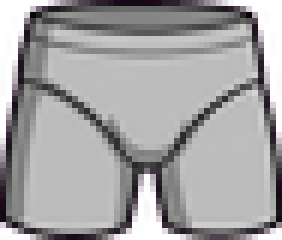
#> input picture exports/individual_png/outline_test_v1/pelvis.png, 47 x 40 px (shown 6 times larger)
$ python -i coherence.py   (imports and definitions only)
#> lines starting #> are read from the running program, lines starting #| are printed output that depends on the picture; after the words box and inside, x2 and y2 are one past the last pixel; in counts of white or black regions, pixels touching at a corner belong together
#!/usr/bin/env python3
"""coherence.py — audita os seis invariantes de coerência do pacote (ADR-0007).

    python tools/coherence.py --registry production/asset_registry.json \
        --parts exports/individual_png/parts_body_v1 \
        --out production/coherence_report.json

C1 escala · C2 proporção · C3 contorno · C4 paleta · C5 half-shadow · C6 estrutura
Não corrige nada: mede e reprova.
"""
from __future__ import annotations

import argparse
import colorsys
import json
from pathlib import Path

import numpy as np
from PIL import Image
from scipy import ndimage

ROOT = Path(__file__).resolve().parent.parent

BACK_LAYERS = {2, 3, 4, 5, 6, 7, 8, 9}
FRONT_LAYERS = {1, 12, 13, 14, 18, 19, 20}

TOL = {
    "c1_height_u": 0.05,
    "c2_heads": (5.60, 6.20),
    "c2_joint_u": 4.0,
    "c3_line_ratio": (0.008, 0.014),  # 1,6-2,8 px @1x em 200 u
    "c4_dh": 8.0, "c4_ds": 0.10, "c4_dv": 0.10,
    "c5_half_shadow": 0.80,
}


def rgba(path: Path) -> np.ndarray:
    return np.array(Image.open(path).convert("RGBA"))
#> returned value is the input picture: shape (40, 47, 4); mean R, G, B, A 135.2, 131.6, 135.1, 222.3


# [22 lines left out: function silhouette_metrics, not called in this run]


def outline_ratio(path: Path, ref_height_px: int | None = None) -> float:
    """espessura do CONTORNO / altura de referencia.

    A referencia e a ALTURA DO CORPO canonico (200 u * ppu), nao a altura da peca:
    uma peca de armadura de 300 px nao tem contorno 8x mais grosso que um corpo de 200 px.

    Correcao `DB-SESSION-0003`: antes somava TODA a area escura (contorno + sombreado interno)
    e dividia pelo perimetro — o sombreado inflava o numero e mascarava o contorno fino.
    Agora so entra a linha escura CONECTADA A BORDA da silhueta, e a espessura e
    area(contorno) / perimetro, calibrada em retangulos sinteticos de 1 a 12 px (erro < 8%).
    """
    rgba_arr = rgba(path)
    rgb = rgba_arr[..., :3].astype(float)
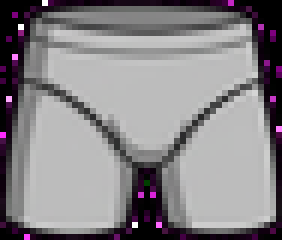
#> rgb: shape (40, 47, 3) float64 (shown 6 times larger); mean R, G, B 135.2, 131.6, 135.1
    a = rgba_arr[..., 3] > 127
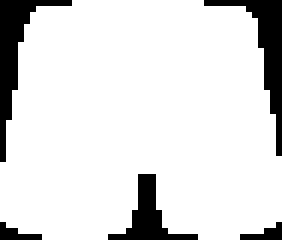
#> a: shape (40, 47) bool (shown 6 times larger); 87.3% white; 5 black regions (2 under 20 px), largest, box (x1, y1, x2, y2) and area: (0, 0, 12, 27) 81, (34, 0, 47, 26) 80, (18, 29, 33, 40) 55
    lum = 0.2126 * rgb[..., 0] + 0.7152 * rgb[..., 1] + 0.0722 * rgb[..., 2]
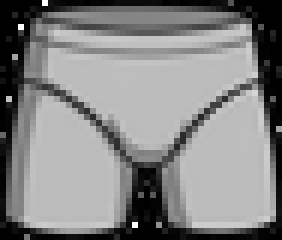
#> lum: shape (40, 47) float64 (shown 6 times larger); min 0, max 255, mean 132.6
    dark = (lum < 90) & a
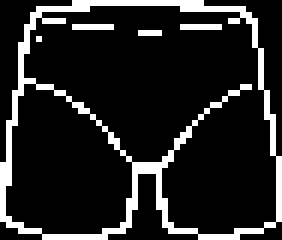
#> dark: shape (40, 47) bool (shown 6 times larger); 14.2% white in thin lines or dots
    if dark.sum() < 50:
        return 0.0
    perim = a & ~ndimage.binary_erosion(a, iterations=1)
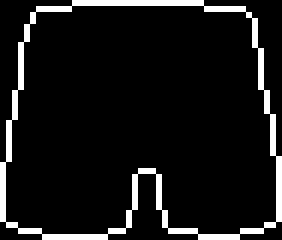
#> perim: shape (40, 47) bool (shown 6 times larger); 8.7% white in thin lines or dots
    perim_n = int(perim.sum())
#> perim_n = 164
    if perim_n == 0:
        return 0.0
    seed = dark & perim
    if seed.sum() < 20:
        return 0.0
    lab, _ = ndimage.label(dark)
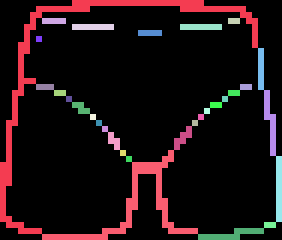
#> lab: shape (40, 47) int32 (shown 6 times larger); 32 distinct labels, from 0 to 31; one colour per label, 0 black
    ids = [i for i in set(np.unique(lab[seed]).tolist()) if i != 0]
#> ids = [1, 8, 13, 27, 29, 30, 31]
    contour = np.isin(lab, ids)
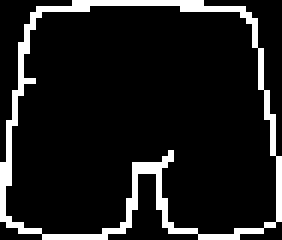
#> contour: shape (40, 47) bool (shown 6 times larger); 11% white in thin lines or dots
    thick = float(contour.sum()) / perim_n
#> thick = 1.26
    ys, _ = np.where(a)
#> ys = 1642 values from 0 to 39
    height = ref_height_px or int(ys.max() - ys.min() + 1)
#> height = 40
    return round(thick / max(height, 1), 5)


# [278 lines left out: functions dominant_colors, palette_drift, mean_lum, audit_parts, evaluate, score and 1 more, not called in this run]


# [2 lines not run here, left out]

>>> result = outline_ratio('../exports/individual_png/outline_test_v1/pelvis.png')
#> result = 0.0316

$ run again, on exports/individual_png/outline_test_v1/shin_front.png
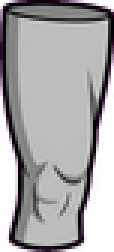
#> input picture exports/individual_png/outline_test_v1/shin_front.png, 38 x 84 px (shown 3 times larger)
#> in rgba, returned value is the input picture: shape (84, 38, 4); mean R, G, B, A 121.6, 116.3, 121.5, 201.5
#> in outline_ratio, `a = rgba_arr[..., 3] > 127`:
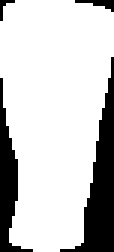
#> a: shape (84, 38) bool (shown 3 times larger); 79.1% white; 4 black regions (1 under 20 px), largest, box (x1, y1, x2, y2) and area: (20, 19, 38, 84) 403, (0, 26, 11, 84) 227, (25, 0, 38, 4) 24
#> dark: shape (84, 38) bool; 15.1% white in thin lines or dots
#> perim: shape (84, 38) bool; 6.7% white in thin lines or dots
#> perim_n = 214
#> lab: shape (84, 38) int32; 9 distinct labels, from 0 to 8
#> ids = [1]
#> in outline_ratio, `contour = np.isin(lab, ids)`:
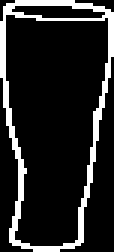
#> contour: shape (84, 38) bool (shown 3 times larger); 14.4% white in thin lines or dots
#> thick = 2.15
#> ys = 2526 values from 0 to 83
#> height = 84
#> result = 0.0256

$ run again, on exports/individual_png/outline_test_v1/torso.png
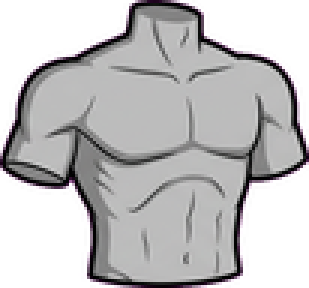
#> input picture exports/individual_png/outline_test_v1/torso.png, 103 x 96 px (shown 3 times larger)
#> in rgba, returned value is the input picture: shape (96, 103, 4); mean R, G, B, A 102.9, 99.4, 102.7, 161.4
#> in outline_ratio, `a = rgba_arr[..., 3] > 127`:
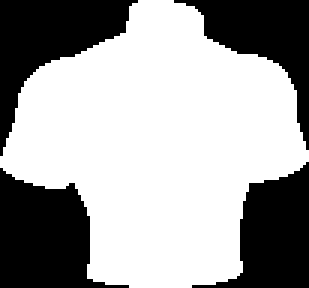
#> a: shape (96, 103) bool (shown 3 times larger); 63.4% white; 4 black regions, box (x1, y1, x2, y2) and area: (0, 56, 43, 96) 1034, (0, 0, 46, 52) 950, (64, 54, 103, 96) 852, (58, 0, 103, 50) 784
#> dark: shape (96, 103) bool; 8.6% white in thin lines or dots
#> perim: shape (96, 103) bool; 3.2% white in thin lines or dots
#> perim_n = 313
#> lab: shape (96, 103) int32; 29 distinct labels, from 0 to 28
#> ids = [1]
#> in outline_ratio, `contour = np.isin(lab, ids)`:
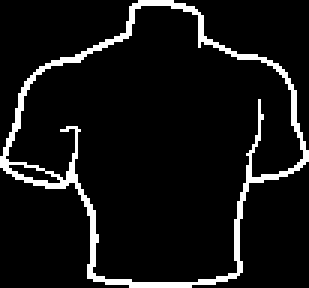
#> contour: shape (96, 103) bool (shown 3 times larger); 7.7% white in thin lines or dots
#> thick = 2.44
#> ys = 6268 values from 0 to 95
#> height = 96
#> result = 0.0255
